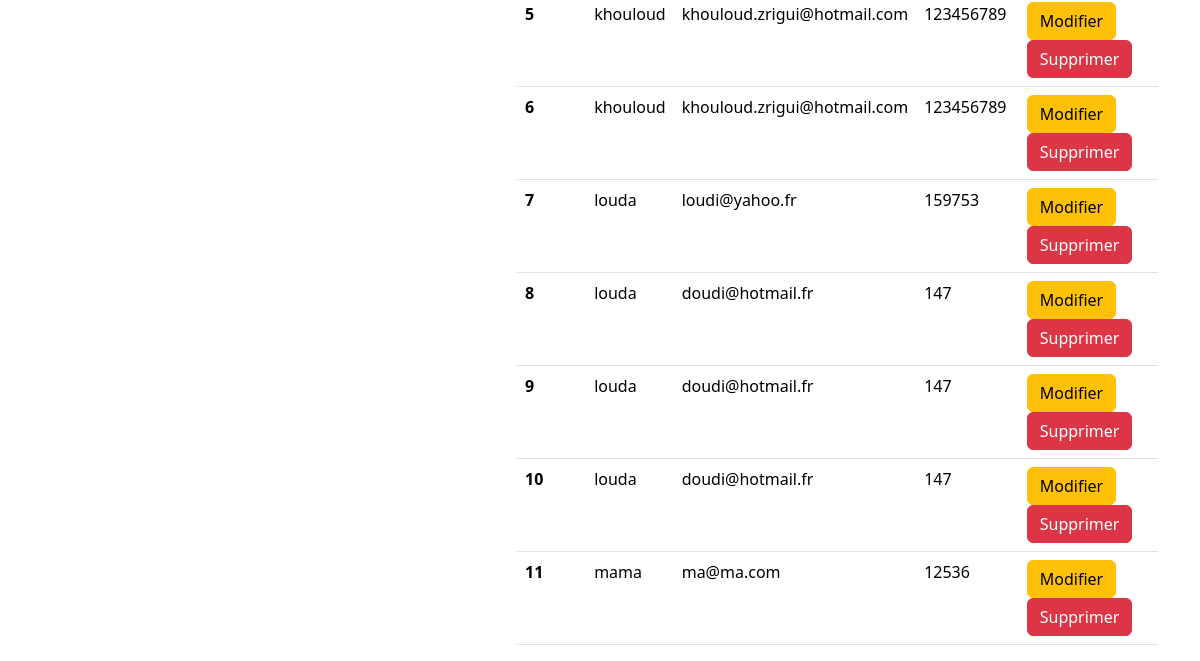
Before: / (lower part) with the older database file.
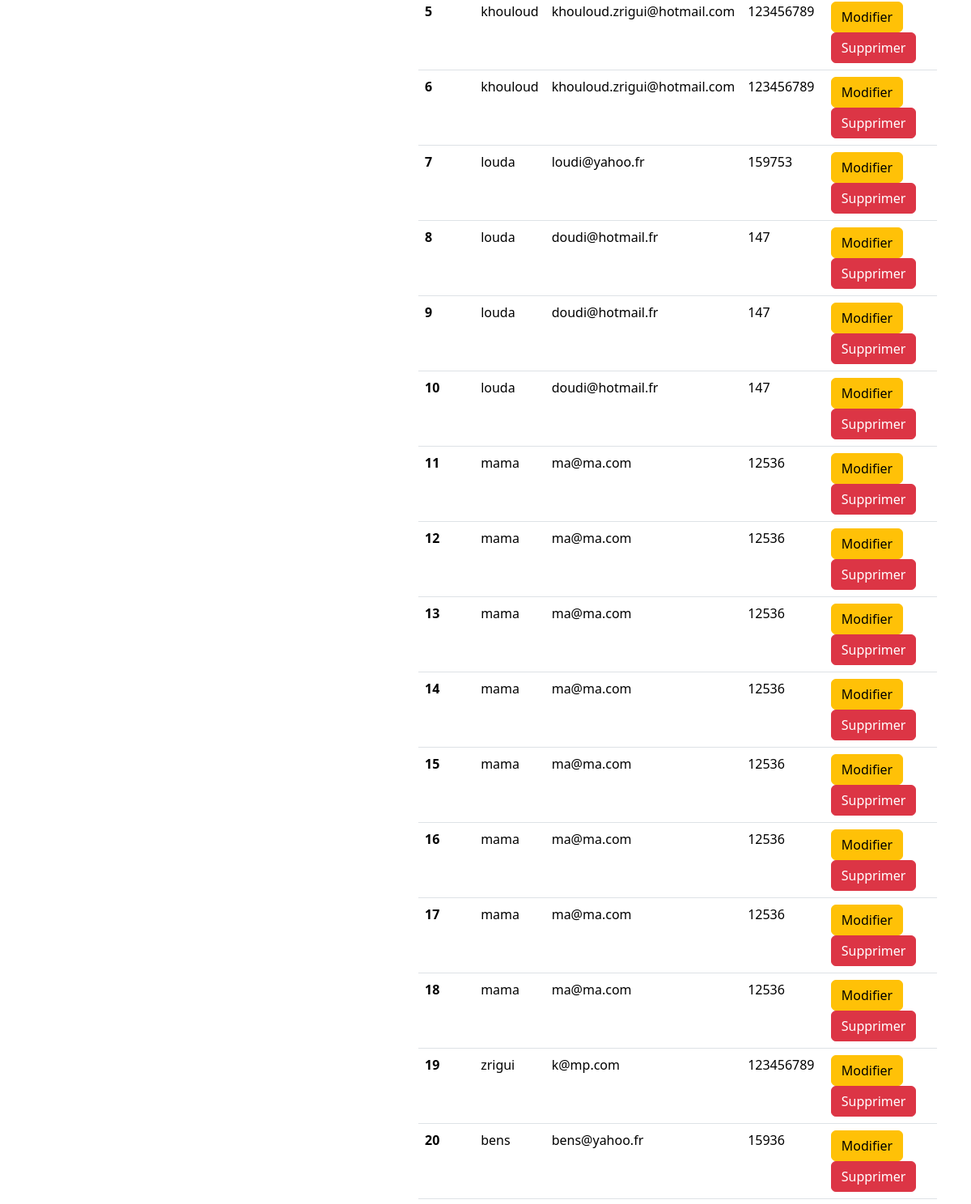
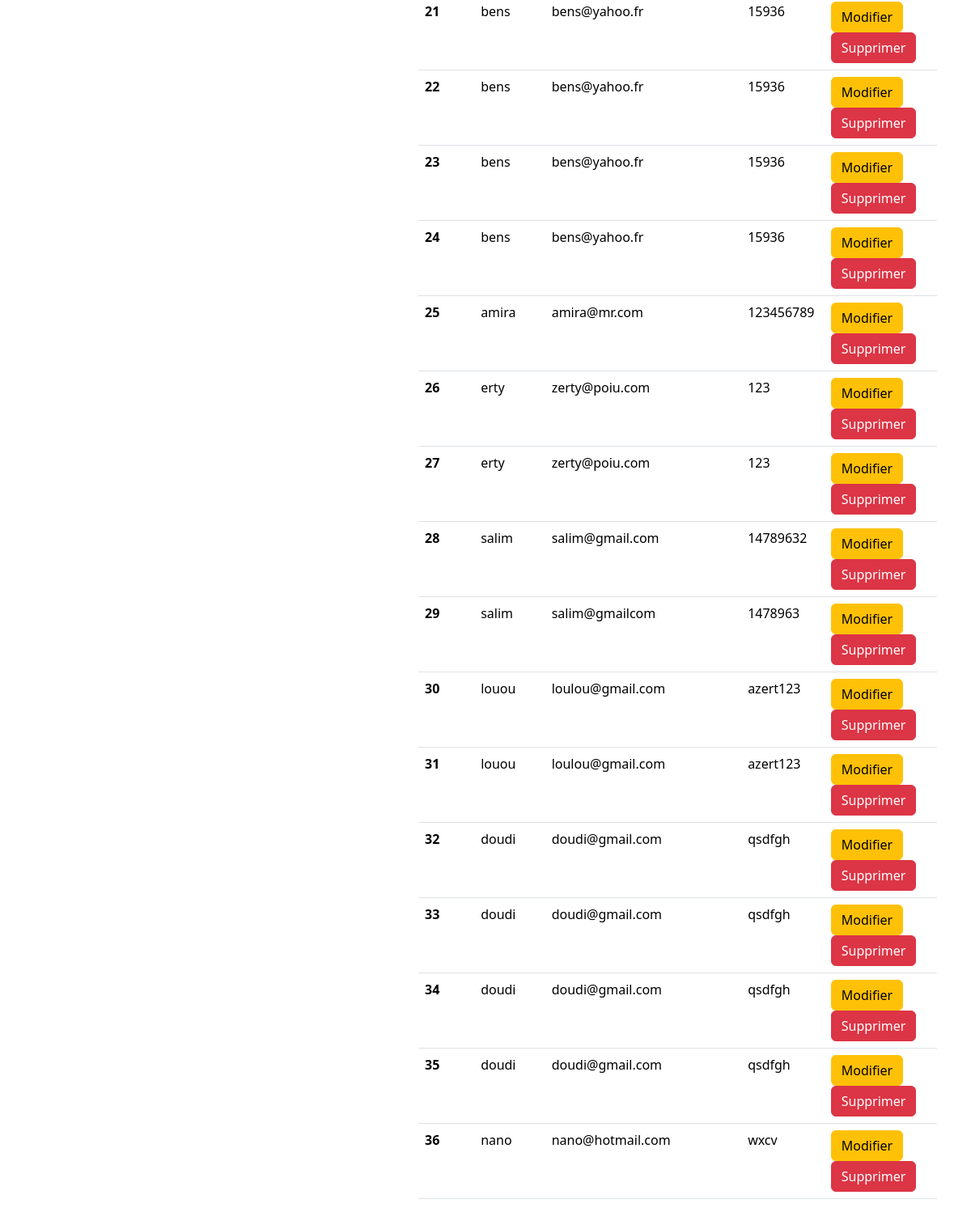
After: the same page with the newer database file (2 pictures, top to bottom).
### inventory/models.py (models this page shows)
class User(models.Model):
    name = models.CharField(max_length= 70)
    email = models.CharField(max_length=100)
    password =models.CharField(max_length=100)

### inventory/views.py (the view)
# urls.py: path('',views.add_get_client, name ="add_show_client")
def add_get_client(request):
    if request.method == 'POST':
        fm = ClientRegistration(request.POST)
        if fm.is_valid():
            nm = fm.cleaned_data['name']
            em = fm.cleaned_data['email']
            pw = fm.cleaned_data['password']
            reg = User(name = nm , email = em , password = pw )
            reg.save()
            fm = ClientRegistration()
    else:
        fm = ClientRegistration()
    cli = User.objects.all()
    return render(request,'inventory/add_show_client.html',{'form':fm, 'clit':cli})

### inventory/templates/inventory/add_show_client.html (shortened to what this page needs)
{% extends 'inventory/base.html' %}
{% block content %}
<div class="row">
    <div class="col-sm-4">
    </div>
    <div class="col-sm-7 offset-1">
        {% if clit %}
        <table class="table table-hover">
            <tbody>
                {% for st in clit%}
              <tr>
                <th scope="row">{{st.id}}</th>
                <td>{{st.name}}</td>
                <td>{{st.email}}</td>
                <td>{{st.password}}</td>
                <td>
                    <a href="#" class="btn btn-warning bt-sm">Modifier</a>
                    <a href="#" class="btn btn-danger bt-sm">Supprimer</a>
                </td>
              </tr>
              {% endfor %}
            </tbody>
          </table>
        {% else %}
        <h4 class="text-center alert alert-warning">Pas d'enregistrements</h4>
        {% endif %}
    </div>
{% endblock content %}

### inventory/templates/inventory/base.html (shortened to what this page needs)
<!DOCTYPE html>
{% load static %}
<html lang="en">
<head>
    <link rel="stylesheet" href="{% static 'inventory/css/bootstrap.css' %}">
</head>
<body>
    <div class="container mt-5">
    {% block content%} {% endblock content%}
    </div>
</body>
</html>

Changed rows visible on the page:
added User: id "12", name "mama", email "ma@ma.com", password "12536"
added User: id "13", name "mama", email "ma@ma.com", password "12536"
added User: id "14", name "mama", email "ma@ma.com", password "12536"
added User: id "15", name "mama", email "ma@ma.com", password "12536"
added User: id "16", name "mama", email "ma@ma.com", password "12536"
added User: id "17", name "mama", email "ma@ma.com", password "12536"
added User: id "18", name "mama", email "ma@ma.com", password "12536"
added User: id "19", name "zrigui", email "k@mp.com", password "123456789"
added User: id "20", name "bens", email "bens@yahoo.fr", password "15936"
added User: id "21", name "bens", email "bens@yahoo.fr", password "15936"
added User: id "22", name "bens", email "bens@yahoo.fr", password "15936"
added User: id "23", name "bens", email "bens@yahoo.fr", password "15936"
added User: id "24", name "bens", email "bens@yahoo.fr", password "15936"
added User: id "25", name "amira", email "amira@mr.com", password "123456789"
added User: id "26", name "erty", email "zerty@poiu.com", password "123"
added User: id "27", name "erty", email "zerty@poiu.com", password "123"
added User: id "28", name "salim", email "salim@gmail.com", password "14789632"
added User: id "29", name "salim", email "salim@gmailcom", password "1478963"
added User: id "30", name "louou", email "loulou@gmail.com", password "azert123"
added User: id "31", name "louou", email "loulou@gmail.com", password "azert123"
added User: id "32", name "doudi", email "doudi@gmail.com", password "qsdfgh"
added User: id "33", name "doudi", email "doudi@gmail.com", password "qsdfgh"
added User: id "34", name "doudi", email "doudi@gmail.com", password "qsdfgh"
added User: id "35", name "doudi", email "doudi@gmail.com", password "qsdfgh"
added User: id "36", name "nano", email "nano@hotmail.com", password "wxcv"
